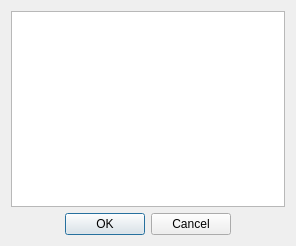
<?xml version="1.0" encoding="UTF-8"?>
<ui version="4.0">
 <class>StateChangeDialog</class>
 <widget class="QDialog" name="StateChangeDialog">
  <property name="geometry">
   <rect>
    <x>0</x>
    <y>0</y>
    <width>296</width>
    <height>246</height>
   </rect>
  </property>
  <property name="windowTitle">
   <string>Dialog</string>
  </property>
  <layout class="QVBoxLayout" name="verticalLayout">
   <item>
    <widget class="QPlainTextEdit" name="state">
     <property name="plainText">
      <string/>
     </property>
    </widget>
   </item>
   <item>
    <widget class="QDialogButtonBox" name="buttonBox">
     <property name="orientation">
      <enum>Qt::Horizontal</enum>
     </property>
     <property name="standardButtons">
      <set>QDialogButtonBox::Cancel|QDialogButtonBox::Ok</set>
     </property>
     <property name="centerButtons">
      <bool>true</bool>
     </property>
    </widget>
   </item>
  </layout>
 </widget>
 <resources/>
 <connections>
  <connection>
   <sender>buttonBox</sender>
   <signal>accepted()</signal>
   <receiver>StateChangeDialog</receiver>
   <slot>accept()</slot>
   <hints>
    <hint type="sourcelabel">
     <x>248</x>
     <y>254</y>
    </hint>
    <hint type="destinationlabel">
     <x>157</x>
     <y>274</y>
    </hint>
   </hints>
  </connection>
  <connection>
   <sender>buttonBox</sender>
   <signal>rejected()</signal>
   <receiver>StateChangeDialog</receiver>
   <slot>reject()</slot>
   <hints>
    <hint type="sourcelabel">
     <x>316</x>
     <y>260</y>
    </hint>
    <hint type="destinationlabel">
     <x>286</x>
     <y>274</y>
    </hint>
   </hints>
  </connection>
 </connections>
</ui>
